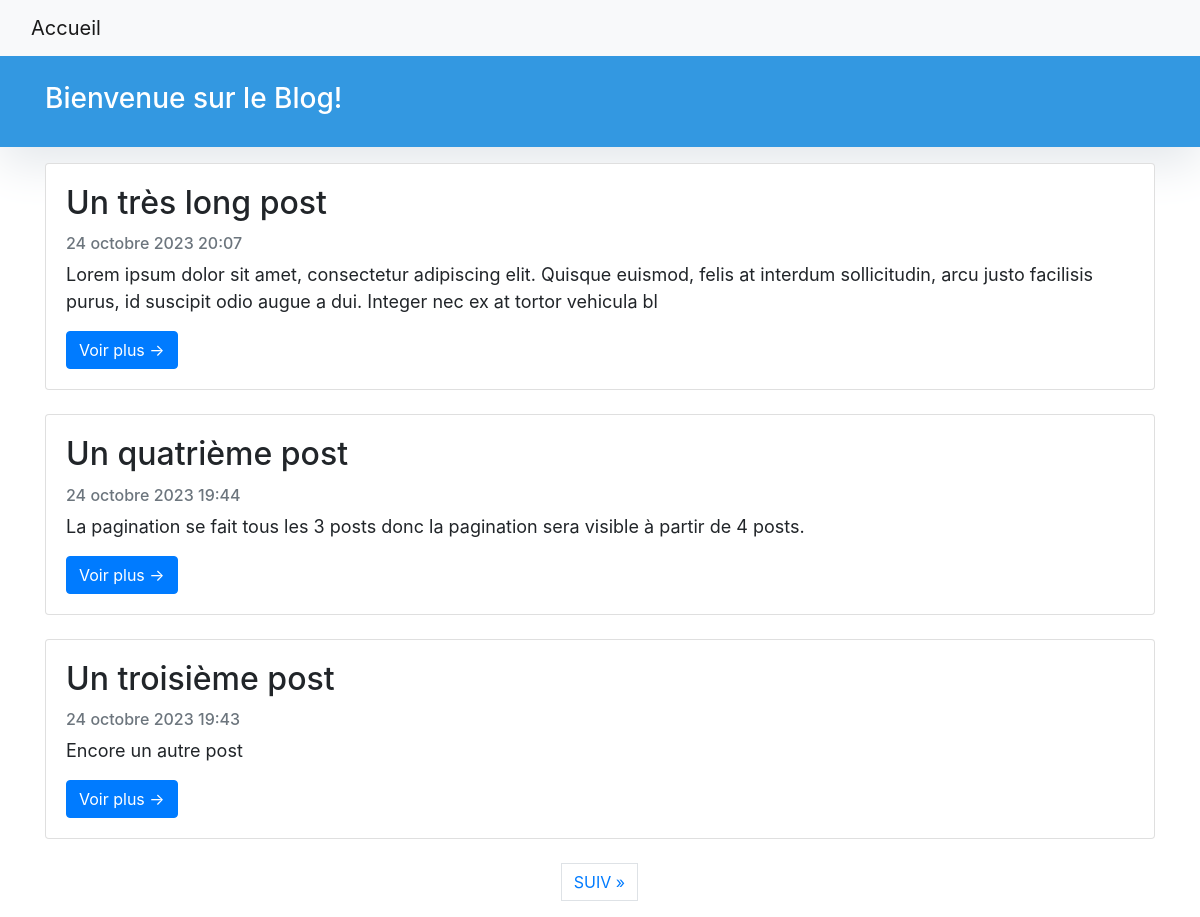
The page / on the database its author committed.
### blog/models.py (models this page shows, shortened)
class Post(models.Model):
    title = models.CharField(max_length=200, unique=True)
    slug = models.SlugField(max_length=200, unique=True)
    authors = models.ForeignKey(User, on_delete=models.CASCADE, related_name='blog_posts')
    updated_on = models.DateTimeField(auto_now=True)
    content = models.TextField()
    created_on = models.DateTimeField(auto_now_add=True)
    status = models.IntegerField(choices=STATUS, default=0)
    class Meta:
        ordering = ['-created_on']

### blog/views.py (the view)
# urls.py: path('', views.PostList.as_view(), name='home'),
class PostList(generic.ListView):
    queryset = Post.objects.filter(status=1).order_by('-created_on')
    template_name = 'index.html'
    paginate_by = 3

### templates/index.html (shortened to what this page needs)
{% extends "base.html" %}
{% block content %}
<header class="masthead" style="background: #3398E1; height: auto; padding-bottom: 15px; box-shadow: 0 16px 48px #E3E7EB; padding-top: 10px;">
    <div class="container">
        <div class="row">
            <div class=" col-md-12 col-md-10 mx-auto">
                <div class="site-heading">
                    <h3 class=" site-heading my-3 mt-3 text-white"> Bienvenue sur le Blog! </h3>
                </div>
            </div>
        </div>
    </div>
</header>
<div class="container">
    <div class="row">
        <div class="col-md-12 mt-3 left">
            {% for post in post_list %}
            <div class="card mb-4">
                <div class="card-body">
                    <h2 class="card-title">{{ post.title }}</h2>
                    <p class="card-text text-muted h6">{{ post.created_on}} </p>
    <p class="card-text" style="font-size: 18px;">{{post.content|slice:":200" }}</p>
                    <a href="{% url 'post_detail' post.slug  %}" class="btn btn-primary">Voir plus &rarr;</a>
                </div>
            </div>
            {% endfor %}
        </div>
    </div>
    {% if is_paginated %}
        <ul class="pagination justify-content-center">
    {% if page_obj.has_next %}
        <li><a href="?page={{ page_obj.next_page_number }}" class="page-link"> SUIV &raquo;</a></li>
    {% endif %}
  </ul>
  </nav></div>
{% endif %}
{%endblock%}

### templates/base.html (shortened to what this page needs)
<!DOCTYPE html>
<html>
    <head>
        <link rel="stylesheet" href="https://maxcdn.bootstrapcdn.com/bootstrap/4.0.0/css/bootstrap.min.css" />
    </head>
    <body>
        <nav class="navbar navbar-expand-lg navbar-light bg-light shadow" id="mainNav">
            <div class="container-fluid">
                <a class="navbar-brand" href="{% url 'home' %}">Accueil</a>
            </div>
        </nav>
        {% block content %}
        {% endblock content %}
    </body>
</html>

### rows shown on the page
Post: title "Un très long post", created_on "24 octobre 2023 20:07", content "Lorem ipsum dolor sit amet, consectetur adipiscing elit. Quisque euismod, felis at interdum sollicitudin, arcu justo facilisis purus, id suscipit odio augue a dui. Integer nec ex at tortor vehicula bl"
Post: title "Un quatrième post", created_on "24 octobre 2023 19:44", content "La pagination se fait tous les 3 posts donc la pagination sera visible à partir de 4 posts."
Post: title "Un troisième post", created_on "24 octobre 2023 19:43", content "Encore un autre post"
